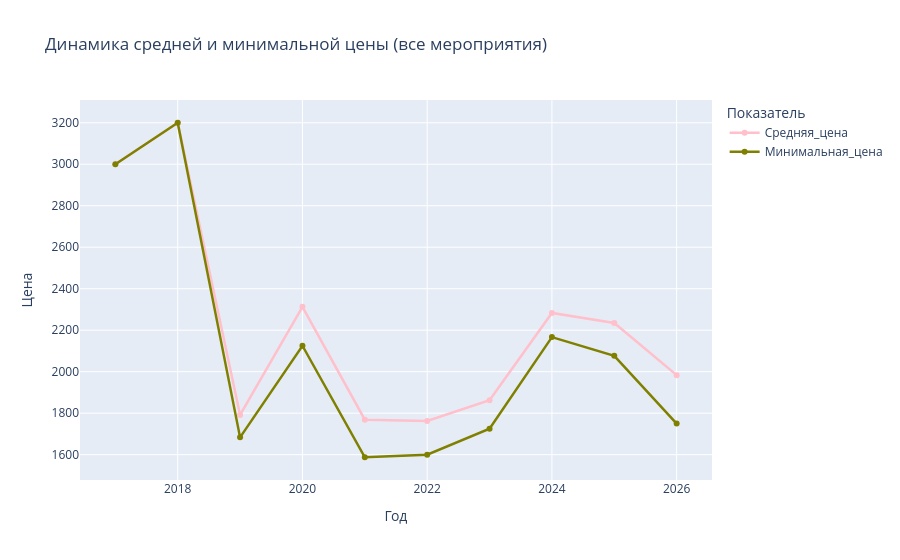

The notebook cell saved with this chart:
### Code cell
#динамика средней цены "лофт" и "посвят"
yearly_stats = df_clean.groupby('Год').agg(
    Средняя_цена=('Средняя цена', 'mean'),
    Минимальная_цена=('Минимальная цена', 'mean')
).reset_index()

fig = px.line(yearly_stats, x='Год', y=['Средняя_цена', 'Минимальная_цена'],
              title='Динамика средней и минимальной цены (все мероприятия)',
              markers=True, labels={'value':'Цена', 'variable':'Показатель'},
              color_discrete_sequence=['pink', 'olive'])
fig.update_traces(line_width=2.5)
fig.show()

### Figure 1 — Plotly figure (JSON) as saved in the notebook; plotly's stock layout.template omitted (floating-point values rounded to 4 significant figures)
{"data": [{"hovertemplate": "Показатель=Средняя_цена<br>Год=%{x}<br>Цена=%{y}<extra></extra>", "legendgroup": "Средняя_цена", "line": {"color": "pink", "dash": "solid", "width": 2.5}, "marker": {"symbol": "circle"}, "mode": "lines+markers", "name": "Средняя_цена", "orientation": "v", "showlegend": true, "type": "scatter", "x": [2017, 2018, 2019, 2020, 2021, 2022, 2023, 2024, 2025, 2026], "xaxis": "x", "y": [3000.0, 3200.0, 1792.0, 2312.0, 1769.0, 1762.0, 1862.0, 2283.0, 2235.0, 1983.0], "yaxis": "y"}, {"hovertemplate": "Показатель=Минимальная_цена<br>Год=%{x}<br>Цена=%{y}<extra></extra>", "legendgroup": "Минимальная_цена", "line": {"color": "olive", "dash": "solid", "width": 2.5}, "marker": {"symbol": "circle"}, "mode": "lines+markers", "name": "Минимальная_цена", "orientation": "v", "showlegend": true, "type": "scatter", "x": [2017, 2018, 2019, 2020, 2021, 2022, 2023, 2024, 2025, 2026], "xaxis": "x", "y": [3000.0, 3200.0, 1683.0, 2125.0, 1588.0, 1600.0, 1725.0, 2167.0, 2076.0, 1750.0], "yaxis": "y"}], "layout": {"legend": {"title": {"text": "Показатель"}, "tracegroupgap": 0}, "title": {"text": "Динамика средней и минимальной цены (все мероприятия)"}, "xaxis": {"anchor": "y", "domain": [0, 1], "title": {"text": "Год"}}, "yaxis": {"anchor": "x", "domain": [0, 1], "title": {"text": "Цена"}}}}
